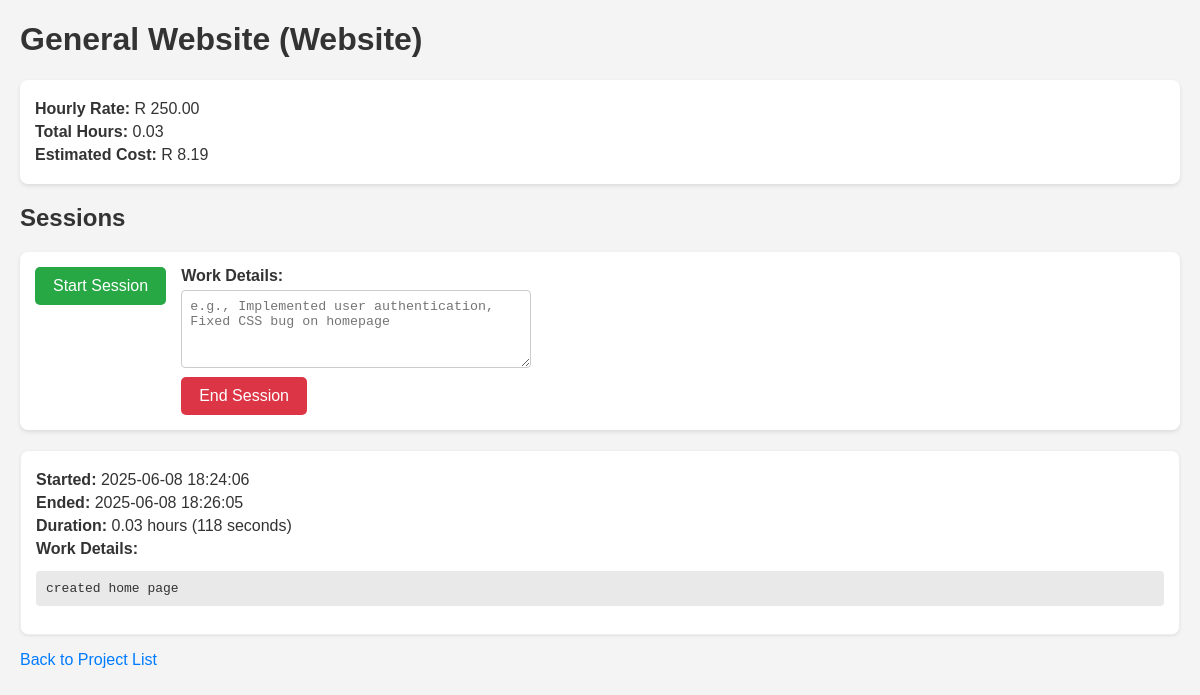
The app's page /project/1 with its own data.
### app.py (models this page shows, shortened)
class Project(db.Model):
    id = db.Column(db.Integer, primary_key=True)
    name = db.Column(db.String(100), nullable=False)
    type = db.Column(db.String(50), nullable=False)
    hourly_rate = db.Column(db.Float, default=0.0)
    sessions = db.relationship('Session', backref='project', lazy=True, cascade="all, delete-orphan")
    total_hours = db.Column(db.Float, default=0.0)
    estimated_cost = db.Column(db.Float, default=0.0)

class Session(db.Model):
    id = db.Column(db.Integer, primary_key=True)
    project_id = db.Column(db.Integer, db.ForeignKey('project.id'), nullable=False)
    start_time = db.Column(db.DateTime, nullable=False, default=lambda: datetime.now(SAST_TZ))
    end_time = db.Column(db.DateTime, nullable=True)
    duration_minutes = db.Column(db.Integer, default=0)
    work_details = db.Column(db.Text, nullable=True)

### app.py (the view)
@app.route('/project/<int:project_id>')
def view_project(project_id):
    project = Project.query.get_or_404(project_id)
    return render_template('view_project.html', project=project)

### templates/view_project.html (shortened to what this page needs)
<!DOCTYPE html>
<html lang="en">
<head>
</head>
<body>
    <h1>{{ project.name }} ({{ project.type }})</h1>
    <div class="project-details">
        <p><strong>Hourly Rate:</strong> R {{ "%.2f"|format(project.hourly_rate) }}</p>
        <p><strong>Total Hours:</strong> {{ "%.2f"|format(project.total_hours) }}</p>
        <p><strong>Estimated Cost:</strong> R {{ "%.2f"|format(project.estimated_cost) }}</p>
    </div>
    <h2>Sessions</h2>
    <div class="action-buttons">
        <form action="{{ url_for('start_session', project_id=project.id) }}" method="post" style="display:inline-block;">
            <button type="submit" class="start-button">Start Session</button>
        </form>
        <form action="{{ url_for('end_session', project_id=project.id) }}" method="post" style="display:inline-block;">
            <div style="margin-bottom: 5px;">
                <label for="work_details">Work Details:</label>
                <textarea id="work_details" name="work_details" rows="4" placeholder="e.g., Implemented user authentication, Fixed CSS bug on homepage"></textarea>
            </div>
            <button type="submit" class="stop-button">End Session</button>
        </form>
    </div>
    <div class="session-list">
        {% if project.sessions %}
            {% for session in project.sessions|sort(attribute='start_time', reverse=True) %}
                <div class="session-item">
                    <p><strong>Started:</strong> {{ session.start_time.strftime('%Y-%m-%d %H:%M:%S') }}</p>
                    <p><strong>Ended:</strong> {% if session.end_time %}{{ session.end_time.strftime('%Y-%m-%d %H:%M:%S') }}{% else %}Active{% endif %}</p>
                    <p><strong>Duration:</strong>
                        {% if session.end_time %}
                            {{ "%.2f"|format(session.duration_minutes / 3600) }} hours ({{ session.duration_minutes }} seconds)
                        {% else %}
                            (Ongoing)
                        {% endif %}
                    </p>
                    {% if session.work_details %}
                        <p><strong>Work Details:</strong></p>
                        <pre>{{ session.work_details }}</pre>
                    {% endif %}
                </div>
            {% endfor %}
        {% else %}
            <p class="no-sessions">No sessions logged for this project yet.</p>
        {% endif %}
    </div>
    <p><a href="{{ url_for('index') }}">Back to Project List</a></p>
</body>
</html>

### templates/view_project.html (style rules this page uses)
body { font-family: sans-serif; margin: 20px; background-color: #f4f4f4; color: #333; }
h1, h2 { color: #333; }
.project-details { background-color: #fff; padding: 15px; border-radius: 8px; box-shadow: 0 2px 4px rgba(0,0,0,0.1); margin-bottom: 20px; }
.project-details p { margin: 5px 0; }
.session-list { margin-top: 20px; }
.session-item { background-color: #fff; border: 1px solid #eee; padding: 15px; margin-bottom: 10px; border-radius: 8px; box-shadow: 0 1px 3px rgba(0,0,0,0.08); }
.session-item p { margin: 5px 0; }
.session-item pre { background-color: #e9e9e9; padding: 10px; border-radius: 4px; overflow-x: auto; white-space: pre-wrap; word-wrap: break-word; }
.action-buttons { display: flex; align-items: flex-start; gap: 15px; margin-bottom: 20px; background-color: #fff; padding: 15px; border-radius: 8px; box-shadow: 0 2px 4px rgba(0,0,0,0.1); }
.action-buttons button { padding: 10px 18px; border: none; cursor: pointer; border-radius: 5px; font-size: 16px; }
.start-button { background-color: #28a745; color: white; }
.stop-button { background-color: #dc3545; color: white; }
.action-buttons form div { margin-bottom: 8px; }
.action-buttons label { display: block; margin-bottom: 5px; font-weight: bold; }
.action-buttons textarea { width: 350px; max-width: 100%; padding: 8px; border: 1px solid #ccc; border-radius: 4px; box-sizing: border-box; resize: vertical; }
a { text-decoration: none; color: #007bff; }

### records on screen
Project: name "General Website", type "Website", hourly_rate "250.00", total_hours "0.03", estimated_cost "8.19"

### other values on screen
{{ session.start_time.strftime('%Y-%m-%d %H:%M:%S') }} "2025-06-08 18:24:06"
{{ session.end_time.strftime('%Y-%m-%d %H:%M:%S') }} "2025-06-08 18:26:05"
{{ "%.2f"|format(session.duration_minutes / 3600) }} "0.03"
{{ session.duration_minutes }} "118"
{{ session.work_details }} "created home page"
